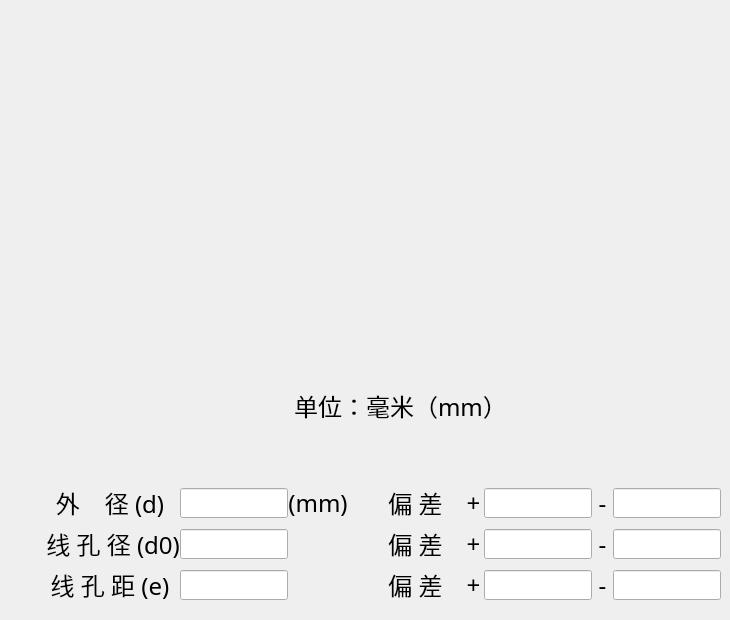
   <widget class="QWidget" name="tab_2">
    <attribute name="title">
     <string>尺寸测量设置</string>
    </attribute>
    <widget class="QLabel" name="label">
     <property name="geometry">
      <rect>
       <x>150</x>
       <y>30</y>
       <width>501</width>
       <height>361</height>
      </rect>
     </property>
     <property name="styleSheet">
      <string notr="true">image: url(:/pic/buttonsize.png);</string>
     </property>
     <property name="text">
      <string/>
     </property>
    </widget>
    <widget class="QWidget" name="layoutWidget">
     <property name="geometry">
      <rect>
       <x>40</x>
       <y>480</y>
       <width>681</width>
       <height>131</height>
      </rect>
     </property>
     <layout class="QGridLayout" name="gridLayout_4">
      <property name="spacing">
       <number>0</number>
      </property>
      <item row="0" column="7">
       <widget class="QLineEdit" name="lineEdit_6">
        <property name="enabled">
         <bool>true</bool>
        </property>
        <property name="sizePolicy">
         <sizepolicy hsizetype="Preferred" vsizetype="Fixed">
          <horstretch>0</horstretch>
          <verstretch>0</verstretch>
         </sizepolicy>
        </property>
        <property name="minimumSize">
         <size>
          <width>0</width>
          <height>30</height>
         </size>
        </property>
       </widget>
      </item>
      <item row="1" column="1">
       <widget class="QLineEdit" name="lineEdit_4">
        <property name="sizePolicy">
         <sizepolicy hsizetype="Fixed" vsizetype="Fixed">
          <horstretch>0</horstretch>
          <verstretch>0</verstretch>
         </sizepolicy>
        </property>
        <property name="minimumSize">
         <size>
          <width>20</width>
          <height>30</height>
         </size>
        </property>
       </widget>
      </item>
      <item row="0" column="6">
       <widget class="QLabel" name="lable_35">
        <property name="sizePolicy">
         <sizepolicy hsizetype="Preferred" vsizetype="Preferred">
          <horstretch>0</horstretch>
          <verstretch>0</verstretch>
         </sizepolicy>
        </property>
        <property name="font">
         <font>
          <family>Yahei Mono</family>
          <pointsize>18</pointsize>
          <weight>50</weight>
          <bold>false</bold>
         </font>
        </property>
        <property name="styleSheet">
         <string notr="true"/>
        </property>
        <property name="text">
         <string>+</string>
        </property>
        <property name="alignment">
         <set>Qt::AlignCenter</set>
        </property>
       </widget>
      </item>
      <item row="1" column="7">
       <widget class="QLineEdit" name="lineEdit_8">
        <property name="enabled">
         <bool>true</bool>
        </property>
        <property name="sizePolicy">
         <sizepolicy hsizetype="Fixed" vsizetype="Fixed">
          <horstretch>1</horstretch>
          <verstretch>0</verstretch>
         </sizepolicy>
        </property>
        <property name="minimumSize">
         <size>
          <width>50</width>
          <height>30</height>
         </size>
        </property>
       </widget>
      </item>
      <item row="2" column="4">
       <widget class="QLabel" name="lable_44">
        <property name="font">
         <font>
          <family>Yahei Mono</family>
          <pointsize>18</pointsize>
          <weight>50</weight>
          <bold>false</bold>
         </font>
        </property>
        <property name="styleSheet">
         <string notr="true"/>
        </property>
        <property name="text">
         <string>偏 差</string>
        </property>
        <property name="alignment">
         <set>Qt::AlignCenter</set>
        </property>
       </widget>
      </item>
      <item row="2" column="7">
       <widget class="QLineEdit" name="lineEdit_9">
        <property name="enabled">
         <bool>true</bool>
        </property>
        <property name="sizePolicy">
         <sizepolicy hsizetype="Fixed" vsizetype="Fixed">
          <horstretch>1</horstretch>
          <verstretch>0</verstretch>
         </sizepolicy>
        </property>
        <property name="minimumSize">
         <size>
          <width>50</width>
          <height>30</height>
         </size>
        </property>
       </widget>
      </item>
      <item row="1" column="8">
       <widget class="QLabel" name="lable_40">
        <property name="font">
         <font>
          <family>Yahei Mono</family>
          <pointsize>18</pointsize>
          <weight>50</weight>
          <bold>false</bold>
         </font>
        </property>
        <property name="styleSheet">
         <string notr="true"/>
        </property>
        <property name="text">
         <string>-</string>
        </property>
        <property name="alignment">
         <set>Qt::AlignCenter</set>
        </property>
       </widget>
      </item>
      <item row="0" column="3">
       <spacer name="horizontalSpacer_5">
        <property name="orientation">
         <enum>Qt::Horizontal</enum>
        </property>
        <property name="sizeType">
         <enum>QSizePolicy::Fixed</enum>
        </property>
        <property name="sizeHint" stdset="0">
         <size>
          <width>40</width>
          <height>20</height>
         </size>
        </property>
       </spacer>
      </item>
      <item row="2" column="9">
       <widget class="QLineEdit" name="lineEdit_11">
        <property name="enabled">
         <bool>true</bool>
        </property>
        <property name="sizePolicy">
         <sizepolicy hsizetype="Fixed" vsizetype="Fixed">
          <horstretch>1</horstretch>
          <verstretch>0</verstretch>
         </sizepolicy>
        </property>
        <property name="minimumSize">
         <size>
          <width>50</width>
          <height>30</height>
         </size>
        </property>
       </widget>
      </item>
      <item row="2" column="6">
       <widget class="QLabel" name="lable_38">
        <property name="font">
         <font>
          <family>Yahei Mono</family>
          <pointsize>18</pointsize>
          <weight>50</weight>
          <bold>false</bold>
         </font>
        </property>
        <property name="styleSheet">
         <string notr="true"/>
        </property>
        <property name="text">
         <string>+</string>
        </property>
        <property name="alignment">
         <set>Qt::AlignCenter</set>
        </property>
       </widget>
      </item>
      <item row="0" column="5">
       <spacer name="horizontalSpacer_6">
        <property name="orientation">
         <enum>Qt::Horizontal</enum>
        </property>
        <property name="sizeType">
         <enum>QSizePolicy::Fixed</enum>
        </property>
        <property name="sizeHint" stdset="0">
         <size>
          <width>20</width>
          <height>20</height>
         </size>
        </property>
       </spacer>
      </item>
      <item row="1" column="9">
       <widget class="QLineEdit" name="lineEdit_10">
        <property name="enabled">
         <bool>true</bool>
        </property>
        <property name="sizePolicy">
         <sizepolicy hsizetype="Fixed" vsizetype="Fixed">
          <horstretch>1</horstretch>
          <verstretch>0</verstretch>
         </sizepolicy>
        </property>
        <property name="minimumSize">
         <size>
          <width>50</width>
          <height>30</height>
         </size>
        </property>
       </widget>
      </item>
      <item row="2" column="8">
       <widget class="QLabel" name="lable_41">
        <property name="font">
         <font>
          <family>Yahei Mono</family>
          <pointsize>18</pointsize>
          <weight>50</weight>
          <bold>false</bold>
         </font>
        </property>
        <property name="styleSheet">
         <string notr="true"/>
        </property>
        <property name="text">
         <string>-</string>
        </property>
        <property name="alignment">
         <set>Qt::AlignCenter</set>
        </property>
       </widget>
      </item>
      <item row="0" column="4">
       <widget class="QLabel" name="lable_28">
        <property name="font">
         <font>
          <family>Yahei Mono</family>
          <pointsize>18</pointsize>
          <weight>50</weight>
          <bold>false</bold>
         </font>
        </property>
        <property name="styleSheet">
         <string notr="true"/>
        </property>
        <property name="text">
         <string>偏 差</string>
        </property>
        <property name="alignment">
         <set>Qt::AlignCenter</set>
        </property>
       </widget>
      </item>
      <item row="1" column="0">
       <widget class="QLabel" name="lable_26">
        <property name="font">
         <font>
          <family>Yahei Mono</family>
          <pointsize>18</pointsize>
          <weight>50</weight>
          <bold>false</bold>
         </font>
        </property>
        <property name="styleSheet">
         <string notr="true"/>
        </property>
        <property name="text">
         <string> 线 孔 径 (d0)</string>
        </property>
        <property name="alignment">
         <set>Qt::AlignCenter</set>
        </property>
       </widget>
      </item>
      <item row="2" column="0">
       <widget class="QLabel" name="lable_27">
        <property name="font">
         <font>
          <family>Yahei Mono</family>
          <pointsize>18</pointsize>
          <weight>50</weight>
          <bold>false</bold>
         </font>
        </property>
        <property name="styleSheet">
         <string notr="true"/>
        </property>
        <property name="text">
         <string>线 孔 距 (e)</string>
        </property>
        <property name="alignment">
         <set>Qt::AlignCenter</set>
        </property>
       </widget>
      </item>
      <item row="0" column="0">
       <widget class="QLabel" name="lable_25">
        <property name="font">
         <font>
          <family>Yahei Mono</family>
          <pointsize>18</pointsize>
          <weight>50</weight>
          <bold>false</bold>
         </font>
        </property>
        <property name="styleSheet">
         <string notr="true"/>
        </property>
        <property name="text">
         <string>外    径 (d)</string>
        </property>
        <property name="alignment">
         <set>Qt::AlignCenter</set>
        </property>
       </widget>
      </item>
      <item row="1" column="4">
       <widget class="QLabel" name="lable_43">
        <property name="font">
         <font>
          <family>Yahei Mono</family>
          <pointsize>18</pointsize>
          <weight>50</weight>
          <bold>false</bold>
         </font>
        </property>
        <property name="styleSheet">
         <string notr="true"/>
        </property>
        <property name="text">
         <string>偏 差</string>
        </property>
        <property name="alignment">
         <set>Qt::AlignCenter</set>
        </property>
       </widget>
      </item>
      <item row="1" column="6">
       <widget class="QLabel" name="lable_37">
        <property name="font">
         <font>
          <family>Yahei Mono</family>
          <pointsize>18</pointsize>
          <weight>50</weight>
          <bold>false</bold>
         </font>
        </property>
        <property name="styleSheet">
         <string notr="true"/>
        </property>
        <property name="text">
         <string>+</string>
        </property>
        <property name="alignment">
         <set>Qt::AlignCenter</set>
        </property>
       </widget>
      </item>
      <item row="0" column="8">
       <widget class="QLabel" name="lable_36">
        <property name="font">
         <font>
          <family>Yahei Mono</family>
          <pointsize>18</pointsize>
          <weight>50</weight>
          <bold>false</bold>
         </font>
        </property>
        <property name="styleSheet">
         <string notr="true"/>
        </property>
        <property name="text">
         <string>-</string>
        </property>
        <property name="alignment">
         <set>Qt::AlignCenter</set>
        </property>
       </widget>
      </item>
      <item row="2" column="1">
       <widget class="QLineEdit" name="lineEdit_5">
        <property name="sizePolicy">
         <sizepolicy hsizetype="Fixed" vsizetype="Fixed">
          <horstretch>0</horstretch>
          <verstretch>0</verstretch>
         </sizepolicy>
        </property>
        <property name="minimumSize">
         <size>
          <width>20</width>
          <height>30</height>
         </size>
        </property>
       </widget>
      </item>
      <item row="0" column="9">
       <widget class="QLineEdit" name="lineEdit_7">
        <property name="sizePolicy">
         <sizepolicy hsizetype="Preferred" vsizetype="Fixed">
          <horstretch>0</horstretch>
          <verstretch>0</verstretch>
         </sizepolicy>
        </property>
        <property name="minimumSize">
         <size>
          <width>0</width>
          <height>30</height>
         </size>
        </property>
       </widget>
      </item>
      <item row="0" column="2">
       <widget class="QLabel" name="lable_42">
        <property name="font">
         <font>
          <family>Yahei Mono</family>
          <pointsize>18</pointsize>
          <weight>50</weight>
          <bold>false</bold>
         </font>
        </property>
        <property name="styleSheet">
         <string notr="true"/>
        </property>
        <property name="text">
         <string>(mm)</string>
        </property>
        <property name="alignment">
         <set>Qt::AlignCenter</set>
        </property>
       </widget>
      </item>
      <item row="0" column="1">
       <widget class="QLineEdit" name="lineEdit">
        <property name="sizePolicy">
         <sizepolicy hsizetype="Fixed" vsizetype="Fixed">
          <horstretch>0</horstretch>
          <verstretch>0</verstretch>
         </sizepolicy>
        </property>
        <property name="minimumSize">
         <size>
          <width>80</width>
          <height>30</height>
         </size>
        </property>
        <property name="inputMask">
         <string/>
        </property>
        <property name="readOnly">
         <bool>false</bool>
        </property>
        <property name="cursorMoveStyle">
         <enum>Qt::LogicalMoveStyle</enum>
        </property>
        <property name="clearButtonEnabled">
         <bool>false</bool>
        </property>
       </widget>
      </item>
     </layout>
    </widget>
    <widget class="QLabel" name="lable_39">
     <property name="geometry">
      <rect>
       <x>240</x>
       <y>390</y>
       <width>321</width>
       <height>31</height>
      </rect>
     </property>
     <property name="font">
      <font>
       <family>Yahei Mono</family>
       <pointsize>18</pointsize>
       <weight>50</weight>
       <bold>false</bold>
      </font>
     </property>
     <property name="styleSheet">
      <string notr="true"/>
     </property>
     <property name="text">
      <string>单位：毫米（mm）</string>
     </property>
     <property name="alignment">
      <set>Qt::AlignCenter</set>
     </property>
    </widget>
   </widget>
